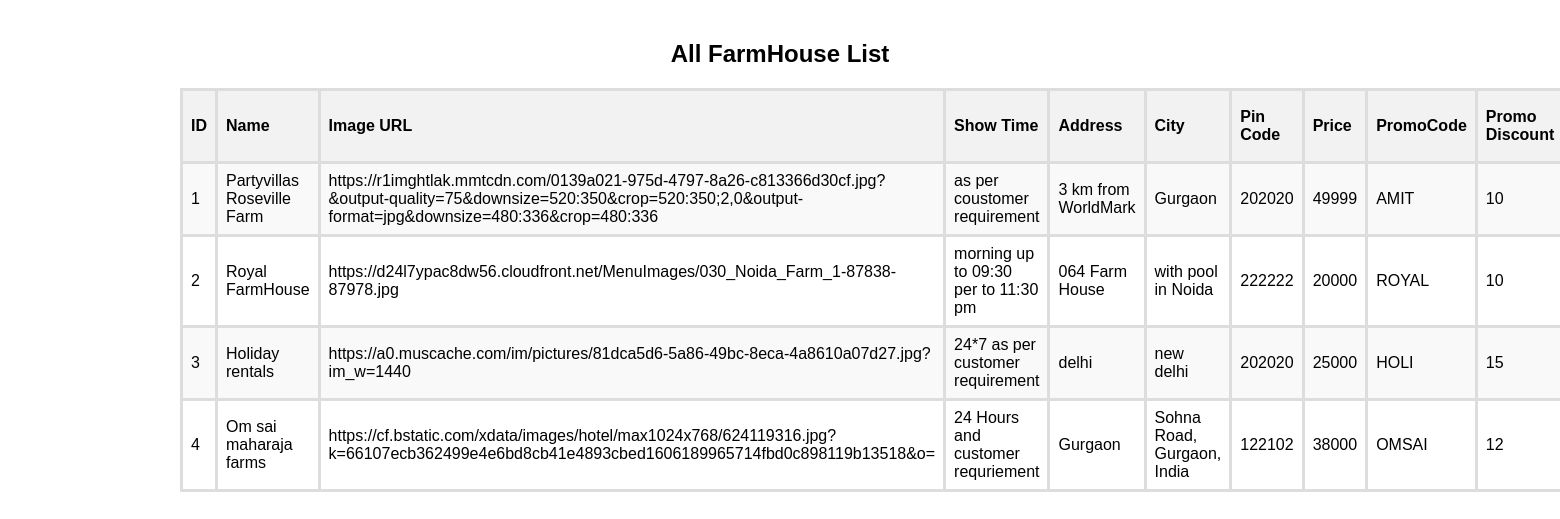
Page /Html/farmHouseList.php on the committed database.
### tables this page shows
CREATE TABLE `farmhouse` (
  `id` int(11) NOT NULL,
  `name` varchar(255) NOT NULL,
  `image_url` varchar(500) NOT NULL,
  `about` varchar(500) NOT NULL,
  `show_time` varchar(100) NOT NULL,
  `address` varchar(255) NOT NULL,
  `city` varchar(255) NOT NULL,
  `pincode` int(6) NOT NULL,
  `price` int(10) NOT NULL,
  `promocode` varchar(255) NOT NULL,
  `promodis` int(5) NOT NULL,
  `extraperson` int(5) NOT NULL,
  `image_url1` varchar(1000) NOT NULL,
  `image_url2` varchar(1000) NOT NULL,
  `image_url3` varchar(1000) NOT NULL
);

### Html/farmHouseList.php (the view, shortened to what this page needs)
<?php
include("db.php");
$sql = "SELECT * FROM farmhouse";
$result = $conn->query($sql);
?>
<!DOCTYPE html>
<html lang="en">
<head>
    <link rel="stylesheet" href="https://cdn.jsdelivr.net/npm/sweetalert2@11.7.8/dist/sweetalert2.min.css">
</head>
<body>
    <div class="container">
        <h2 style="text-align:center">All FarmHouse List</h2>
        <?php
        if ($result->num_rows > 0) {
            echo "<table>
                    <tr>
                        <th>ID</th>
                        <th>Name</th>
                        <th>Image URL</th>
                        <th>Show Time</th>
                        <th>Address</th>
                        <th>City</th>
                        <th>Pin Code</th>
                        <th>Price</th>
                        <th>PromoCode</th>
                        <th>Promo Discount</th>
                        <th>Per Person Charg</th>
                        <th>About</th>
                    </tr>";
            while($row = $result->fetch_assoc()) {
                echo "<tr>
                        <td>" . $row["id"] . "</td>
                        <td>" . $row["name"] . "</td>
                        <td>" . $row["image_url"] . "</td>
                        <td>" . $row["show_time"] . "</td>
                        <td>" . $row["address"] . "</td>
                        <td>" . $row["city"] . "</td>
                        <td>" . $row["pincode"] . "</td>
                        <td>" . $row["price"] . "</td>
                        <td>" . $row["promocode"] . "</td>
                        <td>" . $row["promodis"] . "</td>
                        <td>" . $row["extraperson"] . "</td>
                        <td> <textarea readonly>" . $row["about"] . "</textarea></td>
                    </tr>";
            }
            echo "</table>";
        } else {
            echo "<p>No clubs found in the database.</p>";
        }
        ?>
    </div>
</body>
</html>

### Html/farmHouseList.php (style rules this page uses)
body { font-family: Arial, sans-serif; margin: 0; padding: 20px; background-color: white; }
table { width: 100%; border-collapse: collapse; margin-top: 20px; }
table, th, td { border: 3px solid #ddd; }
th, td { padding: 8px; text-align: left; }
th { background-color: #f2f2f2; }
tr:nth-child(even) { background-color: #f9f9f9; }
.container { width: 100%; max-width: 1200px; margin: 0 auto; }

### rows in the picture
farmhouse: id "1", name "Partyvillas Roseville Farm", image_url "https://r1imghtlak.mmtcdn.com/0139a021-975d-4797-8a26-c813366d30cf.jpg?&output-quality=75&downsize=520:350&crop=520:350;2,0&output-format=jpg&downsize=480:336&crop=480:336", show_time "as per coustomer requirement", address "3 km from WorldMark", city "Gurgaon", pincode "202020", price "49999", promocode "AMIT", promodis "10"
farmhouse: id "2", name "Royal FarmHouse", image_url "https://d24l7ypac8dw56.cloudfront.net/MenuImages/030_Noida_Farm_1-87838-87978.jpg", show_time "morning up to 09:30 per to 11:30 pm", address "064 Farm House", city "with pool in Noida", pincode "222222", price "20000", promocode "ROYAL", promodis "10"
farmhouse: id "3", name "Holiday rentals", image_url "https://a0.muscache.com/im/pictures/81dca5d6-5a86-49bc-8eca-4a8610a07d27.jpg?im_w=1440", show_time "24*7 as per customer requirement", address "delhi", city "new delhi", pincode "202020", price "25000", promocode "HOLI", promodis "15"
farmhouse: id "4", name "Om sai maharaja farms", image_url "https://cf.bstatic.com/xdata/images/hotel/max1024x768/624119316.jpg?k=66107ecb362499e4e6bd8cb41e4893cbed1606189965714fbd0c898119b13518&o=", show_time "24 Hours and customer requriement", address "Gurgaon", city "Sohna Road, Gurgaon, India", pincode "122102", price "38000", promocode "OMSAI", promodis "12"
